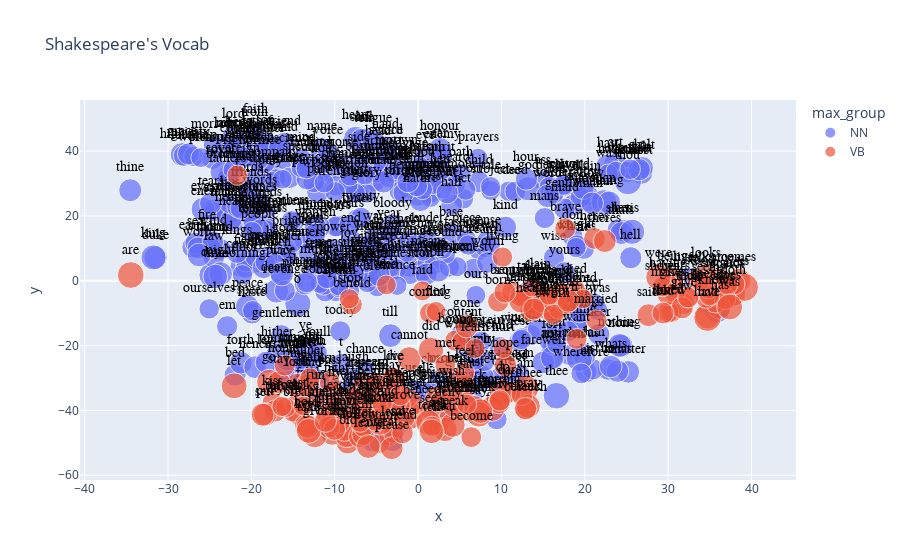

The cell this chart's notebook holds for it:
### Code cell
px.scatter(TSNE.reset_index(), 'x', 'y', 
           text='term_str', 
           color='max_group', 
           hover_name='term_str',          
           size='log_n',
           title="Shakespeare's Vocab",
           height=800).update_traces(
                mode='markers+text', 
                textfont=dict(color='black', size=14, family='Arial'),
                textposition='top center')

### Figure 1 — Plotly figure (JSON) as saved in the notebook; plotly's stock layout.template omitted (floating-point values rounded to 4 significant figures; data arrays with more than 128 entries replaced by an {"elided": "..."} marker saying what was removed)
{"data": [{"hovertemplate": "<b>%{hovertext}</b><br><br>max_group=NN<br>x=%{x}<br>y=%{y}<br>log_n=%{marker.size}<br>term_str=%{text}<extra></extra>", "hovertext": {"elided": "426 str values"}, "legendgroup": "NN", "marker": {"color": "#636efa", "size": {"elided": "426 float values"}, "sizemode": "area", "sizeref": 0.02279, "symbol": "circle"}, "mode": "markers+text", "name": "NN", "orientation": "v", "showlegend": true, "text": {"elided": "426 str values"}, "textfont": {"color": "black", "family": "Arial", "size": 14}, "textposition": "top center", "type": "scatter", "x": {"elided": "426 float values"}, "xaxis": "x", "y": {"elided": "426 float values"}, "yaxis": "y"}, {"hovertemplate": "<b>%{hovertext}</b><br><br>max_group=VB<br>x=%{x}<br>y=%{y}<br>log_n=%{marker.size}<br>term_str=%{text}<extra></extra>", "hovertext": {"elided": "196 str values"}, "legendgroup": "VB", "marker": {"color": "#EF553B", "size": {"elided": "196 float values"}, "sizemode": "area", "sizeref": 0.02279, "symbol": "circle"}, "mode": "markers+text", "name": "VB", "orientation": "v", "showlegend": true, "text": {"elided": "196 str values"}, "textfont": {"color": "black", "family": "Arial", "size": 14}, "textposition": "top center", "type": "scatter", "x": {"elided": "196 float values"}, "xaxis": "x", "y": {"elided": "196 float values"}, "yaxis": "y"}], "layout": {"autosize": true, "legend": {"itemsizing": "constant", "title": {"text": "max_group"}, "tracegroupgap": 0}, "title": {"text": "Shakespeare's Vocab"}, "xaxis": {"anchor": "y", "autorange": true, "domain": [0, 1], "range": [-39.86, 44.6], "title": {"text": "x"}, "type": "linear"}, "yaxis": {"anchor": "x", "autorange": true, "domain": [0, 1], "range": [-59.68, 53.99], "title": {"text": "y"}, "type": "linear"}}}
